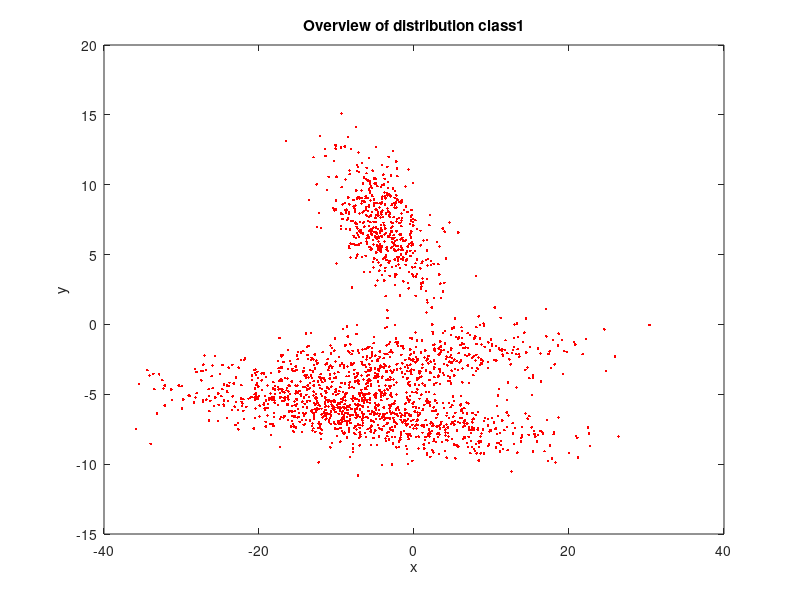
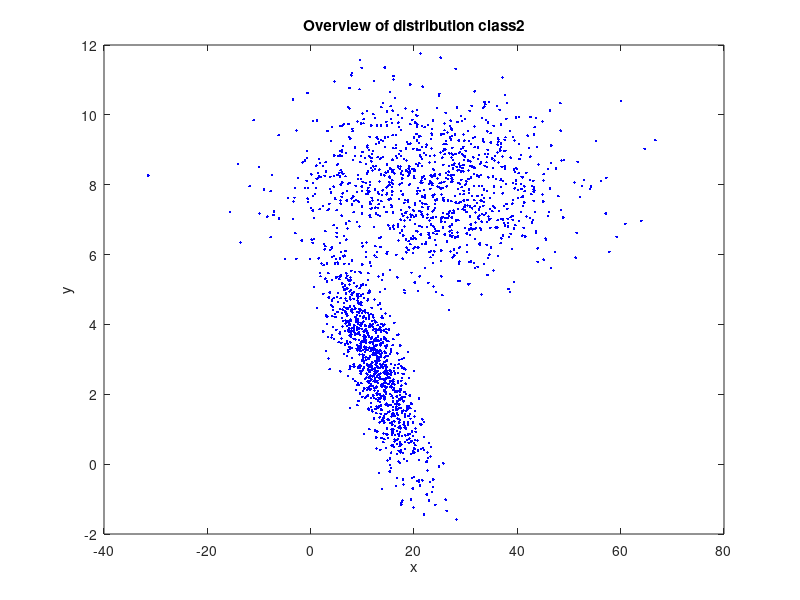

Source code (MATLAB) for these figures, in order: (Note: this script raises an error after producing the figures.)
clc;
clearvars;
close all;

%% 
% Author : Ýsmail Can Büyüktepe
% Date: 02.02.2019
% Institute : Gebze Technical University
% E-mail: ismailcanbuyuktepe@gmail.com

folderName = '..\handlers';                             % Don't change
folderNameOfFunctions = '..\handlers\functions';        % Don't change
folderNameOfDataSets = '..\handlers\dataset';           % Don't change


addpath(folderName, folderNameOfFunctions, folderNameOfDataSets);

dataSet = load('ClassificationData1.mat');

class1 = dataSet.class1_data();
class2 = dataSet.class2_data();

%% You can use to show distribution of each class

figure(1),
plot(class1(1,:), class1(2,:), '.', 'Color', 'red');
title('Overview of distribution class1');
xlabel('x');
ylabel('y');

figure(2),
plot(class2(1,:), class2(2,:), '.', 'Color', 'blue');
title('Overview of distribution class2');
xlabel('x');
ylabel('y');

%% all data is separated as training and test
trainingData = [class1(:,1:1800), class2(:,1:1800); ones(1,3600)];
testData = [class1(:,1801:2000), class2(:,1801:2000); ones(1,400)];

learningRate =0.02;     % correspond lambda
counter = 0;
wrongClassifyDataMatrix=[]; 
w=[12;10;1];             % initial decision line

[numberOfFeatureTrain, numberOfSampleTrain]= size(trainingData);
[numberOfFeatureTest, numberOfSampleTest]= size(testData);

%% Start Algorithm for 50 iteration (if you change ,you can do it)
for i=1:50
  
    [tempClass1, tempClass2 , temp1Size, temp2Size]= classify(w, trainingData, numberOfSampleTrain);
    [wrongClassifyDataMatrix] = detectIncorrectClassifiedData(class1, class2, tempClass1, tempClass2, ...
                                         temp1Size, temp2Size, numberOfSampleTrain);
    [w] = calcNewDecisionLine(wrongClassifyDataMatrix, w, learningRate);    
end

%% Successof this algorithm is calculated on the test datas.

   [testTmpClass1, testTmpClass2, testTmp1Size, testTmp2Size]=classify(w, testData, numberOfSampleTest);
    
   [numbofAccurClassifiedData, accuracy] = successCalculation(testData, numberOfSampleTest, ...
                                               testTmpClass1,testTmpClass2, testTmp1Size, testTmp2Size);
